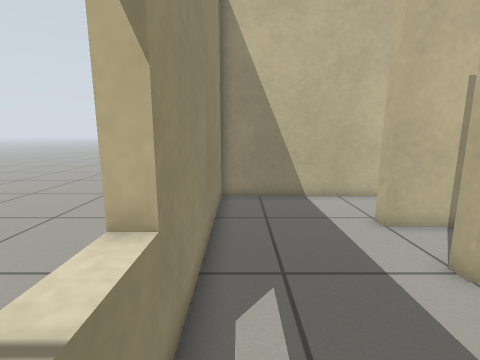
View 1 (above)

13 first-person views from a walk through a robot-simulator world made for Gazebo. The camera is 0.78 m above the floor, tilts 10° down and sees 85° across. The floor is counted in squares, 0.25 m on a side. Each view is taken from the middle of a square. On the plan, view 1 faces up. The plan holds only what a view shows up to about 20 squares ahead; the rest is blank.

View 2
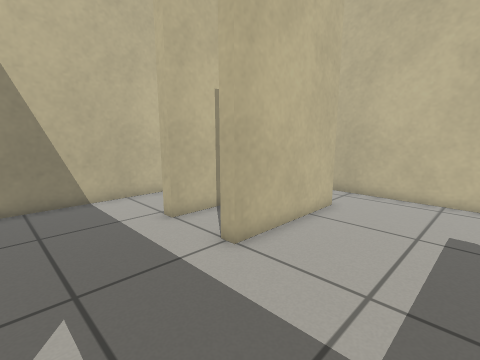

View 3
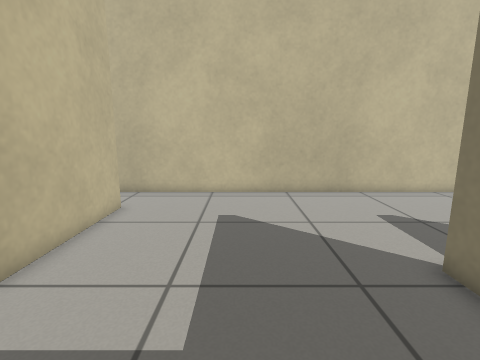

View 4
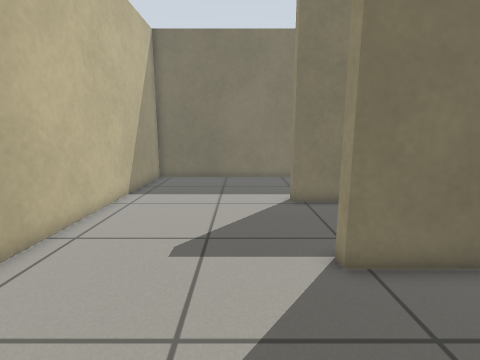

View 5
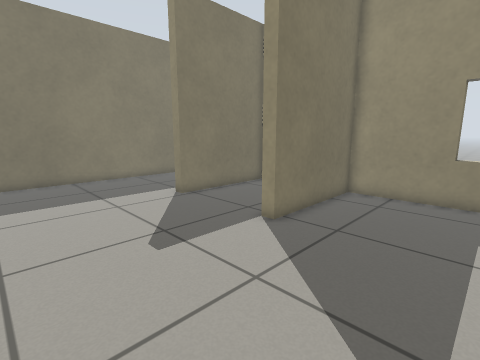

View 6
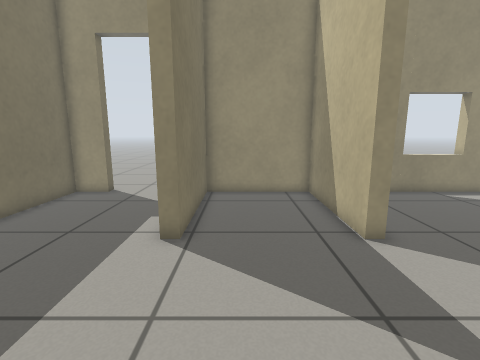

View 7
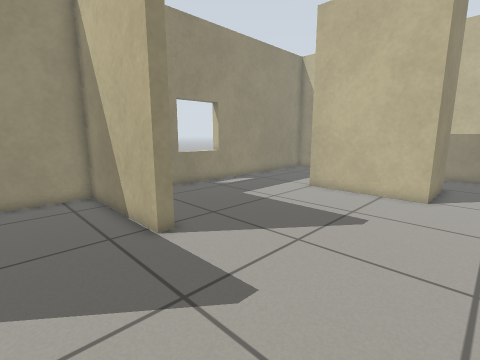

View 8
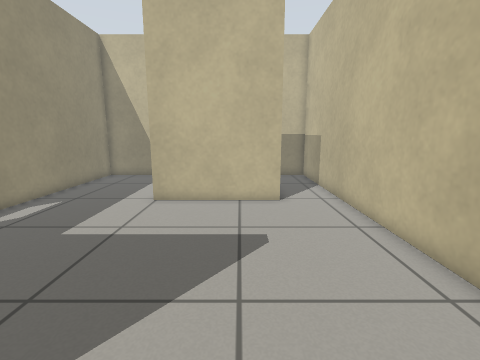

View 9
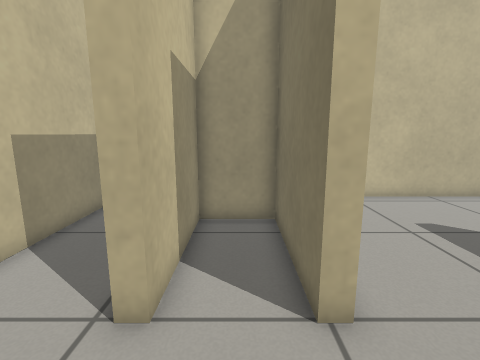

View 10
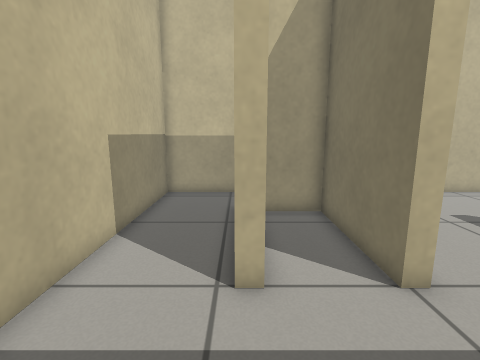

View 11
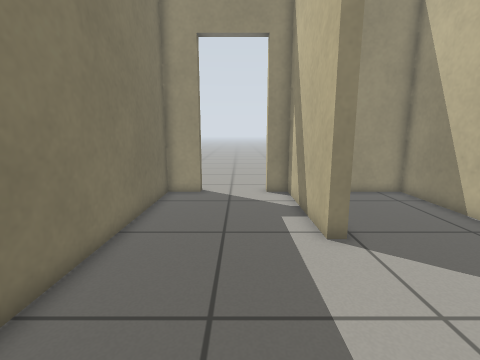

View 12
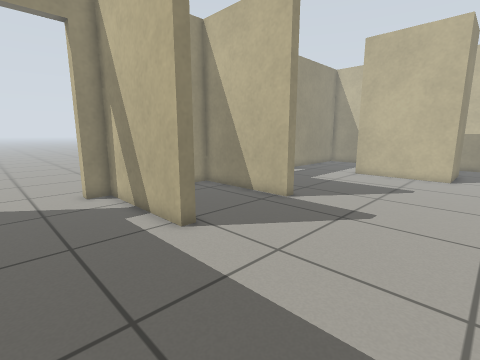

View 13
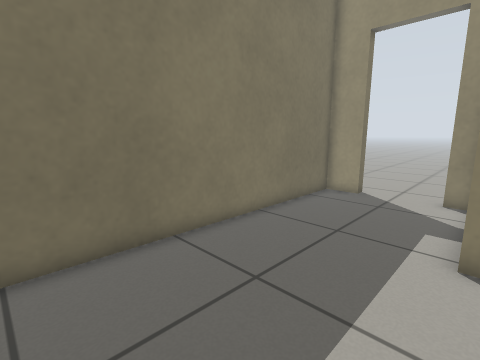

### Floor plan
Points are (right, up) in squares from view 1. A wall is a line through its corners. A room is listed if a view was taken in it or the views show most of it. See-through windows are left out.
Room 1 (views 1, 2, 3, 4, 5, 6, 7, 8, 11, 12, 13)
walls: (-0.9, 4.5) (-0.9, -4.7) (5.6, -4.7) (5.6, -5.2) (-0.9, -5.2) (-0.9, -10.8) (5.6, -10.8) (5.6, -11.4) (-0.9, -11.4) (-0.9, -12.5); (10.9, 9.1) (10.9, 5.1) (4.9, 5.1); (-0.9, -16.1) (-0.9, -17.9) (13.9, -17.9) (13.9, 12.9) (-0.9, 12.9) (-0.9, 9.4)
ways out: opening at (2, 5.5) to room 2; opening at (2, 9) to room 2; open door at (-1, -14.5)
Room 2 (views 9, 10)
walls: (4.9, 5.1) (4.9, 5.7) (10.3, 5.7) (10.3, 8.5) (4.9, 8.5) (4.9, 9.1); (-0.9, 9.4) (-0.9, 4.5)
ways out: opening at (2, 5.5) to room 1; opening at (2, 9) to room 1

Where each view was taken, in squares from view 1:
view 1: 0 up, 0 right, facing up
view 2: 0 up, 0 right, facing up-right
view 3: 0 up, 0 right, facing right
view 4: 1 up, 8 right, facing down
view 5: 1 up, 13 right, facing down-left
view 6: 9 down, 13 right, facing left
view 7: 9 down, 13 right, facing up-left
view 8: 7 down, 9 right, facing up
view 9: 7 up, 1 right, facing right
view 10: 9 up, 0 right, facing right
view 11: 14 down, 13 right, facing left
view 12: 16 down, 13 right, facing up-left
view 13: 11 down, 13 right, facing down-left
